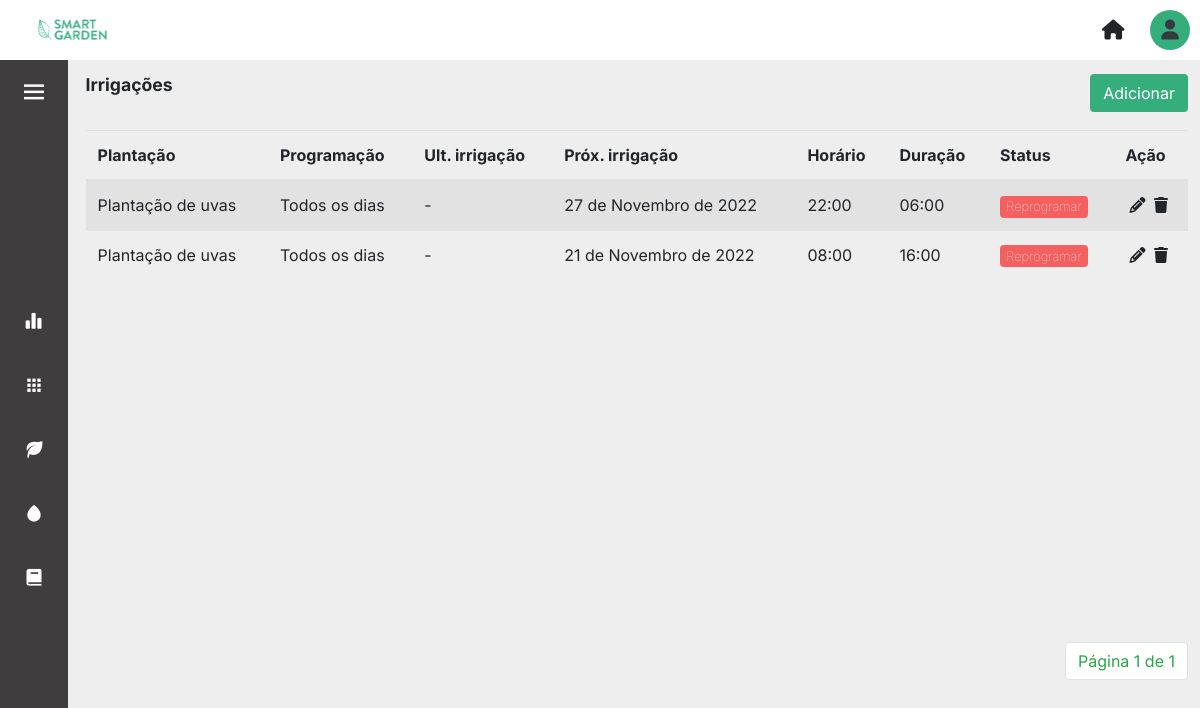
/irrigacoes/ (signed in), run on an earlier commit of the app's database.
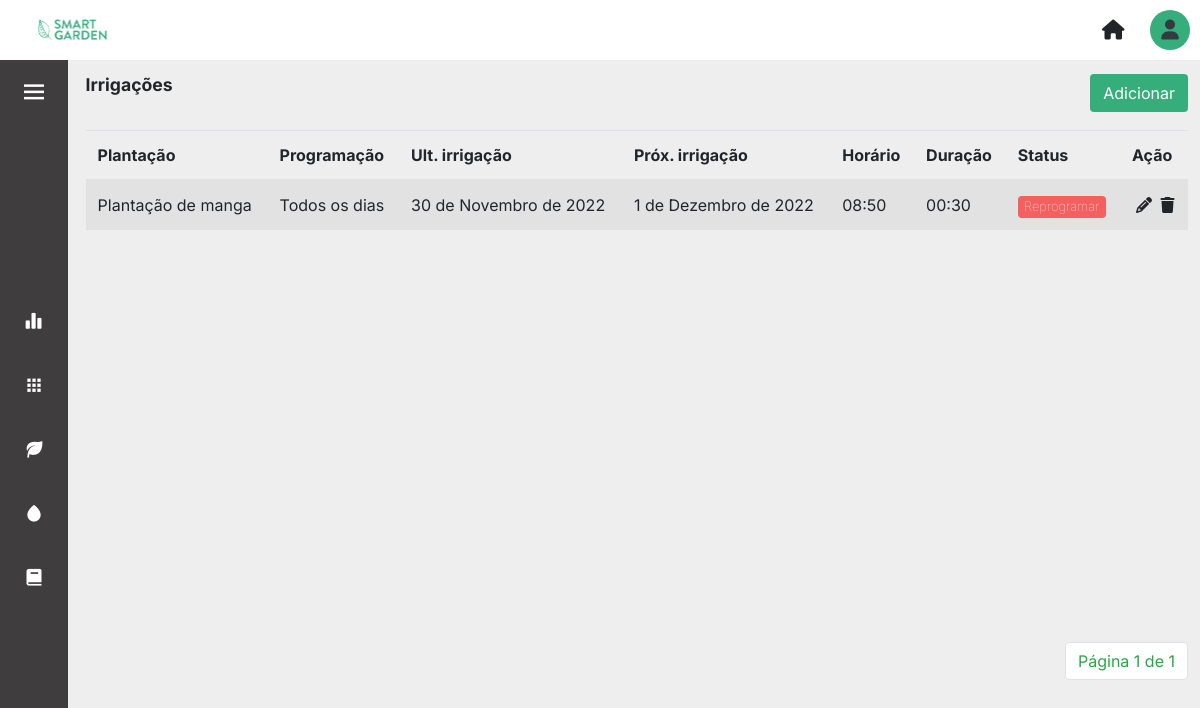
And on a later commit of the database.
### core/models.py (models this page shows)
class Irrigacao(models.Model):
    dtUltIrrigacao = models.DateField(null=True, blank=True)
    dtProxIrrigacao = models.DateField(default=datetime.today, null=True, blank=True)
    horario = models.TimeField()
    duracao = models.TimeField()
    concluida = models.BooleanField(blank=False, null=False, default=False)
    plantacao = models.ForeignKey(Plantacao, on_delete=models.CASCADE)
    programacao = models.TextField(choices=Irrigacao_Programacao.choices, max_length=20, null=True, default=0)

class Plantacao(models.Model):
    descricao = models.CharField(max_length=100)
    qntDiasColheita = models.IntegerField(null=True)
    qntPlantada = models.IntegerField(null=True)
    qntColhida = models.IntegerField(null=True, blank=True, default=0)
    dtPlantio = models.DateField(default=datetime.today)
    categoria = models.TextField(choices=Tipos_Categorias.choices, max_length=20, null=True, default=0)
    areacultivo = models.ForeignKey(AreaCultivo, on_delete=models.CASCADE, null=True)
    colhida = models.BooleanField(null=False, default=False)
    def __str__(self):
        return self.descricao

### core/views.py (the view)
# urls.py: path('irrigacoes/' ,views.irrigacoes, name='irrigacoes'),
def irrigacoes(request):
    irrigacoes = Irrigacao.objects.all()
    paginator = Paginator(irrigacoes, 6)
    page = request.GET.get('page')
    irrigacoes = paginator.get_page(page)
    contexto = {
        'irrigacoes': irrigacoes
    }
    return render(request, 'irrigacoes.html', contexto)

### templates/irrigacoes.html (shortened to what this page needs)
{% extends 'layout.html' %} {% load static %} {% block content %}
<div>
    <div class="d-flex align-items-center justify-content-between mb-3">
		<p class="title-page">Irrigações</p>
		<a href="{% url 'cadastrar_irrigacoes' %}"><button type="button" class="btn btn_salvar">Adicionar</button></a>
	</div>
<div class="table-content">
  <table class="table table-striped table-hover mt-3">
        <thead class="border-botton border-secondary">
            <tr class>
                <th scope="col">Plantação</th>
                <th scope="col">Programação</th>
                <th scope="col">Ult. irrigação</th>
                <th scope="col">Próx. irrigação</th>
                <th scope="col">Horário</th>
                <th scope="col">Duração</th>
                <th scope="col"></i>Status</th>
                <th scope="col"></i>Ação</th>
            </tr>
        </thead>
        <tbody>
            {% for irrigacao in irrigacoes %}
            <tr>
                <td>{{irrigacao.plantacao}}</td>
                {% if irrigacao.programacao == 'TODOS_DIAS'%}<td>Todos os dias</td>{% else %}<td>Não se repete</td>{% endif %}
                {% if not irrigacao.dtUltIrrigacao%}<td> - </td>{% else %}<td>{{irrigacao.dtUltIrrigacao}}</td>{% endif %}
                <td>{{irrigacao.dtProxIrrigacao}}</td>
                <td>{{irrigacao.horario}}</td>
                <td>{{irrigacao.duracao}}</td>
                <td>{% if irrigacao.concluida == 0 and irrigacao.programacao != 'TODOS_DIAS' %}
                    <a href="{% url 'update_irrigada' irrigacao.id %}"><button class="badge btn btn-sm btn_tables btn_red"> Não irrigado </button></a>
                    {% elif irrigacao.programacao == 'TODOS_DIAS' %}
                    <a href="{% url 'update_irrigada' irrigacao.id %}"><button class="badge btn btn-sm btn_tables btn_red"> Reprogramar </button></a>
                    {% elif irrigacao.concluida == 1 and irrigacao.programacao != 'TODOS_DIAS'  %}
                    <button class="badge btn btn-sm btn_tables btn_green disabled"> Irrigado</button>
                    {% endif %}
                </td>
                <td>
                    <a href="{% url 'update_irrigacoes' irrigacao.id %}" class="m-1">
                        <i class="fa-solid fa-pencil text-black"></i>
                    </a>
                    <a href="{% url 'delete_irrigacoes' irrigacao.id %}">
                            <i class="fa-sharp fa-solid fa-trash text-black"></i>
                    </a>
                </td>
            </tr>
            {% endfor %}
        </tbody>
    </table>
</div>
    <div class="container_pagination">
		<nav aria-label="Page-navigation">
			<ul class="pagination">
			<li class="page-item"><a class="page-link text-success" href="#">Página {{irrigacoes.number}} de {{irrigacoes.paginator.num_pages}}</a></li>
			</ul>
		</nav>
	</div>
</div>
{% endblock %}

What changed in the data, as far as the page shows it:
removed Irrigacao: plantacao "Plantação de uvas", programacao "Todos os dias", dtProxIrrigacao "27 de Novembro de 2022", horario "22:00", duracao "06:00", concluida "Reprogramar"
removed Irrigacao: plantacao "Plantação de uvas", programacao "Todos os dias", dtProxIrrigacao "21 de Novembro de 2022", horario "08:00", duracao "16:00", concluida "Reprogramar"
added Irrigacao: plantacao "Plantação de manga", programacao "Todos os dias", dtUltIrrigacao "30 de Novembro de 2022", dtProxIrrigacao "1 de Dezembro de 2022", horario "08:50", duracao "00:30", concluida "Reprogramar"
